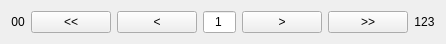
<?xml version="1.0" encoding="UTF-8"?>
<ui version="4.0">
 <class>Form</class>
 <widget class="QWidget" name="Form">
  <property name="geometry">
   <rect>
    <x>0</x>
    <y>0</y>
    <width>446</width>
    <height>44</height>
   </rect>
  </property>
  <property name="windowTitle">
   <string>Form</string>
  </property>
  <layout class="QHBoxLayout" name="horizontalLayout_2">
   <item>
    <layout class="QHBoxLayout" name="horizontalLayout">
     <item>
      <widget class="QLabel" name="label">
       <property name="text">
        <string>00</string>
       </property>
       <property name="alignment">
        <set>Qt::AlignCenter</set>
       </property>
      </widget>
     </item>
     <item>
      <widget class="QPushButton" name="btn_first">
       <property name="text">
        <string>&lt;&lt;</string>
       </property>
      </widget>
     </item>
     <item>
      <widget class="QPushButton" name="btn_previous">
       <property name="text">
        <string>&lt;</string>
       </property>
      </widget>
     </item>
     <item>
      <widget class="QLineEdit" name="lineEdit">
       <property name="maximumSize">
        <size>
         <width>60</width>
         <height>16777215</height>
        </size>
       </property>
       <property name="text">
        <string>1</string>
       </property>
       <property name="echoMode">
        <enum>QLineEdit::Normal</enum>
       </property>
       <property name="alignment">
        <set>Qt::AlignCenter</set>
       </property>
       <property name="readOnly">
        <bool>true</bool>
       </property>
       <property name="cursorMoveStyle">
        <enum>Qt::VisualMoveStyle</enum>
       </property>
      </widget>
     </item>
     <item>
      <widget class="QPushButton" name="btn_next">
       <property name="text">
        <string>&gt;</string>
       </property>
      </widget>
     </item>
     <item>
      <widget class="QPushButton" name="btn_last">
       <property name="text">
        <string>&gt;&gt;</string>
       </property>
      </widget>
     </item>
     <item>
      <widget class="QLabel" name="label_2">
       <property name="text">
        <string>123</string>
       </property>
       <property name="alignment">
        <set>Qt::AlignCenter</set>
       </property>
      </widget>
     </item>
    </layout>
   </item>
  </layout>
 </widget>
 <resources/>
 <connections/>
</ui>
